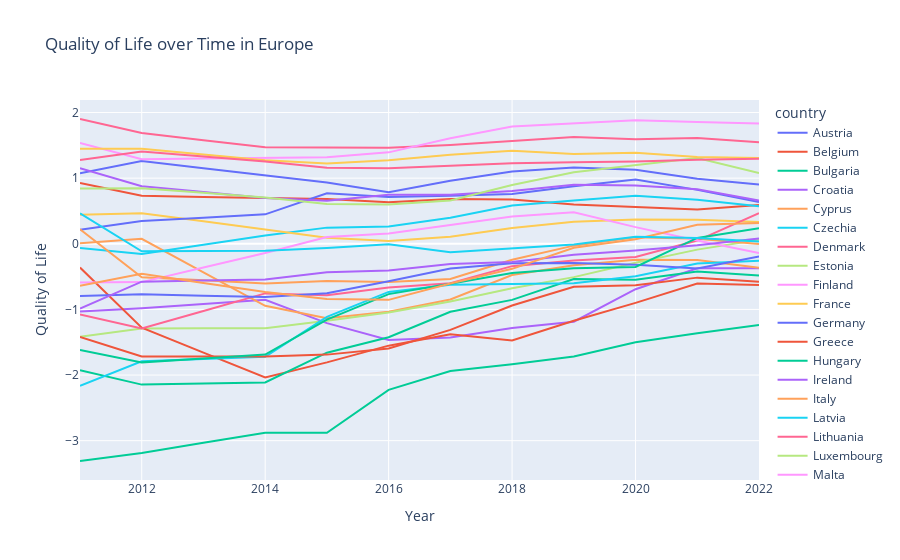

The cell this chart's notebook holds for it:
### Markdown cell above
Now, I am plotting each factor over time.

### Code cell
fig = px.line(
    combined,
    x='year',
    y='qol',
    color='country',
    labels={'year': 'Year', 'qol': 'Quality of Life'},
    title='Quality of Life over Time in Europe',
    hover_data=['country', 'year']
)

#plotly.offline.plot(fig, filename='birth_death_EU.html')

fig

### Figure 1 — Plotly figure (JSON) as saved in the notebook; plotly's stock layout.template omitted (floating-point values rounded to 4 significant figures)
{"data": [{"customdata": [["Austria"], ["Austria"], ["Austria"], ["Austria"], ["Austria"], ["Austria"], ["Austria"], ["Austria"], ["Austria"], ["Austria"], ["Austria"], ["Austria"]], "hovertemplate": "country=%{customdata[0]}<br>Year=%{x}<br>Quality of Life=%{y}<extra></extra>", "legendgroup": "Austria", "line": {"color": "#636efa", "dash": "solid"}, "marker": {"symbol": "circle"}, "mode": "lines", "name": "Austria", "orientation": "v", "showlegend": true, "type": "scatter", "x": [2011, 2012, 2013, 2014, 2015, 2016, 2017, 2018, 2019, 2020, 2021, 2022], "xaxis": "x", "y": [1.075, 1.262, 1.151, 1.04, 0.9333, 0.7848, 0.9595, 1.1, 1.163, 1.129, 0.9911, 0.9044], "yaxis": "y"}, {"customdata": [["Belgium"], ["Belgium"], ["Belgium"], ["Belgium"], ["Belgium"], ["Belgium"], ["Belgium"], ["Belgium"], ["Belgium"], ["Belgium"], ["Belgium"], ["Belgium"]], "hovertemplate": "country=%{customdata[0]}<br>Year=%{x}<br>Quality of Life=%{y}<extra></extra>", "legendgroup": "Belgium", "line": {"color": "#EF553B", "dash": "solid"}, "marker": {"symbol": "circle"}, "mode": "lines", "name": "Belgium", "orientation": "v", "showlegend": true, "type": "scatter", "x": [2011, 2012, 2013, 2014, 2015, 2016, 2017, 2018, 2019, 2020, 2021, 2022], "xaxis": "x", "y": [0.9254, 0.7336, 0.7139, 0.6942, 0.6837, 0.6338, 0.681, 0.6758, 0.5983, 0.5589, 0.5208, 0.5917], "yaxis": "y"}, {"customdata": [["Bulgaria"], ["Bulgaria"], ["Bulgaria"], ["Bulgaria"], ["Bulgaria"], ["Bulgaria"], ["Bulgaria"], ["Bulgaria"], ["Bulgaria"], ["Bulgaria"], ["Bulgaria"], ["Bulgaria"]], "hovertemplate": "country=%{customdata[0]}<br>Year=%{x}<br>Quality of Life=%{y}<extra></extra>", "legendgroup": "Bulgaria", "line": {"color": "#00cc96", "dash": "solid"}, "marker": {"symbol": "circle"}, "mode": "lines", "name": "Bulgaria", "orientation": "v", "showlegend": true, "type": "scatter", "x": [2011, 2012, 2013, 2014, 2015, 2016, 2017, 2018, 2019, 2020, 2021, 2022], "xaxis": "x", "y": [-3.31, -3.189, -3.033, -2.878, -2.879, -2.226, -1.938, -1.836, -1.716, -1.501, -1.363, -1.238], "yaxis": "y"}, {"customdata": [["Croatia"], ["Croatia"], ["Croatia"], ["Croatia"], ["Croatia"], ["Croatia"], ["Croatia"], ["Croatia"], ["Croatia"], ["Croatia"], ["Croatia"], ["Croatia"]], "hovertemplate": "country=%{customdata[0]}<br>Year=%{x}<br>Quality of Life=%{y}<extra></extra>", "legendgroup": "Croatia", "line": {"color": "#ab63fa", "dash": "solid"}, "marker": {"symbol": "circle"}, "mode": "lines", "name": "Croatia", "orientation": "v", "showlegend": true, "type": "scatter", "x": [2011, 2012, 2013, 2014, 2015, 2016, 2017, 2018, 2019, 2020, 2021, 2022], "xaxis": "x", "y": [-1.032, -0.982, -0.9176, -0.8532, -1.209, -1.465, -1.429, -1.283, -1.187, -0.6917, -0.3725, -0.3725], "yaxis": "y"}, {"customdata": [["Cyprus"], ["Cyprus"], ["Cyprus"], ["Cyprus"], ["Cyprus"], ["Cyprus"], ["Cyprus"], ["Cyprus"], ["Cyprus"], ["Cyprus"], ["Cyprus"], ["Cyprus"]], "hovertemplate": "country=%{customdata[0]}<br>Year=%{x}<br>Quality of Life=%{y}<extra></extra>", "legendgroup": "Cyprus", "line": {"color": "#FFA15A", "dash": "solid"}, "marker": {"symbol": "circle"}, "mode": "lines", "name": "Cyprus", "orientation": "v", "showlegend": true, "type": "scatter", "x": [2011, 2012, 2013, 2014, 2015, 2016, 2017, 2018, 2019, 2020, 2021, 2022], "xaxis": "x", "y": [0.009794, 0.07547, -0.4349, -0.9452, -1.133, -1.035, -0.8493, -0.4762, -0.3278, -0.2437, -0.2464, -0.3659], "yaxis": "y"}, {"customdata": [["Czechia"], ["Czechia"], ["Czechia"], ["Czechia"], ["Czechia"], ["Czechia"], ["Czechia"], ["Czechia"], ["Czechia"], ["Czechia"], ["Czechia"], ["Czechia"]], "hovertemplate": "country=%{customdata[0]}<br>Year=%{x}<br>Quality of Life=%{y}<extra></extra>", "legendgroup": "Czechia", "line": {"color": "#19d3f3", "dash": "solid"}, "marker": {"symbol": "circle"}, "mode": "lines", "name": "Czechia", "orientation": "v", "showlegend": true, "type": "scatter", "x": [2011, 2012, 2013, 2014, 2015, 2016, 2017, 2018, 2019, 2020, 2021, 2022], "xaxis": "x", "y": [-0.06377, -0.1557, -0.01451, 0.1267, 0.2462, 0.2633, 0.3973, 0.5825, 0.66, 0.731, 0.6718, 0.5733], "yaxis": "y"}, {"customdata": [["Denmark"], ["Denmark"], ["Denmark"], ["Denmark"], ["Denmark"], ["Denmark"], ["Denmark"], ["Denmark"], ["Denmark"], ["Denmark"], ["Denmark"], ["Denmark"]], "hovertemplate": "country=%{customdata[0]}<br>Year=%{x}<br>Quality of Life=%{y}<extra></extra>", "legendgroup": "Denmark", "line": {"color": "#FF6692", "dash": "solid"}, "marker": {"symbol": "circle"}, "mode": "lines", "name": "Denmark", "orientation": "v", "showlegend": true, "type": "scatter", "x": [2011, 2012, 2013, 2014, 2015, 2016, 2017, 2018, 2019, 2020, 2021, 2022], "xaxis": "x", "y": [1.901, 1.687, 1.578, 1.469, 1.468, 1.463, 1.506, 1.565, 1.626, 1.591, 1.612, 1.547], "yaxis": "y"}, {"customdata": [["Estonia"], ["Estonia"], ["Estonia"], ["Estonia"], ["Estonia"], ["Estonia"], ["Estonia"], ["Estonia"], ["Estonia"], ["Estonia"], ["Estonia"], ["Estonia"]], "hovertemplate": "country=%{customdata[0]}<br>Year=%{x}<br>Quality of Life=%{y}<extra></extra>", "legendgroup": "Estonia", "line": {"color": "#B6E880", "dash": "solid"}, "marker": {"symbol": "circle"}, "mode": "lines", "name": "Estonia", "orientation": "v", "showlegend": true, "type": "scatter", "x": [2011, 2012, 2013, 2014, 2015, 2016, 2017, 2018, 2019, 2020, 2021, 2022], "xaxis": "x", "y": [-1.417, -1.291, -1.289, -1.287, -1.171, -1.048, -0.8795, -0.6772, -0.5078, -0.2884, -0.08873, 0.06102], "yaxis": "y"}, {"customdata": [["Finland"], ["Finland"], ["Finland"], ["Finland"], ["Finland"], ["Finland"], ["Finland"], ["Finland"], ["Finland"], ["Finland"], ["Finland"], ["Finland"]], "hovertemplate": "country=%{customdata[0]}<br>Year=%{x}<br>Quality of Life=%{y}<extra></extra>", "legendgroup": "Finland", "line": {"color": "#FF97FF", "dash": "solid"}, "marker": {"symbol": "circle"}, "mode": "lines", "name": "Finland", "orientation": "v", "showlegend": true, "type": "scatter", "x": [2011, 2012, 2013, 2014, 2015, 2016, 2017, 2018, 2019, 2020, 2021, 2022], "xaxis": "x", "y": [1.538, 1.288, 1.299, 1.31, 1.319, 1.393, 1.607, 1.787, 1.84, 1.883, 1.855, 1.833], "yaxis": "y"}, {"customdata": [["France"], ["France"], ["France"], ["France"], ["France"], ["France"], ["France"], ["France"], ["France"], ["France"], ["France"], ["France"]], "hovertemplate": "country=%{customdata[0]}<br>Year=%{x}<br>Quality of Life=%{y}<extra></extra>", "legendgroup": "France", "line": {"color": "#FECB52", "dash": "solid"}, "marker": {"symbol": "circle"}, "mode": "lines", "name": "France", "orientation": "v", "showlegend": true, "type": "scatter", "x": [2011, 2012, 2013, 2014, 2015, 2016, 2017, 2018, 2019, 2020, 2021, 2022], "xaxis": "x", "y": [0.4433, 0.4669, 0.3428, 0.2187, 0.09124, 0.04395, 0.1057, 0.241, 0.3356, 0.3697, 0.3658, 0.3316], "yaxis": "y"}, {"customdata": [["Germany"], ["Germany"], ["Germany"], ["Germany"], ["Germany"], ["Germany"], ["Germany"], ["Germany"], ["Germany"], ["Germany"], ["Germany"], ["Germany"]], "hovertemplate": "country=%{customdata[0]}<br>Year=%{x}<br>Quality of Life=%{y}<extra></extra>", "legendgroup": "Germany", "line": {"color": "#636efa", "dash": "solid"}, "marker": {"symbol": "circle"}, "mode": "lines", "name": "Germany", "orientation": "v", "showlegend": true, "type": "scatter", "x": [2011, 2012, 2013, 2014, 2015, 2016, 2017, 2018, 2019, 2020, 2021, 2022], "xaxis": "x", "y": [0.2147, 0.3461, 0.3973, 0.4485, 0.7691, 0.7126, 0.731, 0.7572, 0.8768, 0.9805, 0.8216, 0.6351], "yaxis": "y"}, {"customdata": [["Greece"], ["Greece"], ["Greece"], ["Greece"], ["Greece"], ["Greece"], ["Greece"], ["Greece"], ["Greece"], ["Greece"], ["Greece"], ["Greece"]], "hovertemplate": "country=%{customdata[0]}<br>Year=%{x}<br>Quality of Life=%{y}<extra></extra>", "legendgroup": "Greece", "line": {"color": "#EF553B", "dash": "solid"}, "marker": {"symbol": "circle"}, "mode": "lines", "name": "Greece", "orientation": "v", "showlegend": true, "type": "scatter", "x": [2011, 2012, 2013, 2014, 2015, 2016, 2017, 2018, 2019, 2020, 2021, 2022], "xaxis": "x", "y": [-0.362, -1.279, -1.658, -2.038, -1.807, -1.552, -1.38, -1.473, -1.174, -0.9005, -0.605, -0.6273], "yaxis": "y"}, {"customdata": [["Hungary"], ["Hungary"], ["Hungary"], ["Hungary"], ["Hungary"], ["Hungary"], ["Hungary"], ["Hungary"], ["Hungary"], ["Hungary"], ["Hungary"], ["Hungary"]], "hovertemplate": "country=%{customdata[0]}<br>Year=%{x}<br>Quality of Life=%{y}<extra></extra>", "legendgroup": "Hungary", "line": {"color": "#00cc96", "dash": "solid"}, "marker": {"symbol": "circle"}, "mode": "lines", "name": "Hungary", "orientation": "v", "showlegend": true, "type": "scatter", "x": [2011, 2012, 2013, 2014, 2015, 2016, 2017, 2018, 2019, 2020, 2021, 2022], "xaxis": "x", "y": [-1.925, -2.146, -2.129, -2.113, -1.66, -1.425, -1.036, -0.8546, -0.5367, -0.5472, -0.4237, -0.4828], "yaxis": "y"}, {"customdata": [["Ireland"], ["Ireland"], ["Ireland"], ["Ireland"], ["Ireland"], ["Ireland"], ["Ireland"], ["Ireland"], ["Ireland"], ["Ireland"], ["Ireland"], ["Ireland"]], "hovertemplate": "country=%{customdata[0]}<br>Year=%{x}<br>Quality of Life=%{y}<extra></extra>", "legendgroup": "Ireland", "line": {"color": "#ab63fa", "dash": "solid"}, "marker": {"symbol": "circle"}, "mode": "lines", "name": "Ireland", "orientation": "v", "showlegend": true, "type": "scatter", "x": [2011, 2012, 2013, 2014, 2015, 2016, 2017, 2018, 2019, 2020, 2021, 2022], "xaxis": "x", "y": [1.15, 0.8768, 0.7874, 0.6981, 0.6548, 0.7467, 0.7467, 0.8045, 0.9004, 0.8886, 0.8308, 0.66], "yaxis": "y"}, {"customdata": [["Italy"], ["Italy"], ["Italy"], ["Italy"], ["Italy"], ["Italy"], ["Italy"], ["Italy"], ["Italy"], ["Italy"], ["Italy"], ["Italy"]], "hovertemplate": "country=%{customdata[0]}<br>Year=%{x}<br>Quality of Life=%{y}<extra></extra>", "legendgroup": "Italy", "line": {"color": "#FFA15A", "dash": "solid"}, "marker": {"symbol": "circle"}, "mode": "lines", "name": "Italy", "orientation": "v", "showlegend": true, "type": "scatter", "x": [2011, 2012, 2013, 2014, 2015, 2016, 2017, 2018, 2019, 2020, 2021, 2022], "xaxis": "x", "y": [0.2226, -0.5091, -0.557, -0.605, -0.5669, -0.584, -0.5367, -0.2437, -0.0283, 0.09781, 0.07679, -0.004656], "yaxis": "y"}, {"customdata": [["Latvia"], ["Latvia"], ["Latvia"], ["Latvia"], ["Latvia"], ["Latvia"], ["Latvia"], ["Latvia"], ["Latvia"], ["Latvia"], ["Latvia"], ["Latvia"]], "hovertemplate": "country=%{customdata[0]}<br>Year=%{x}<br>Quality of Life=%{y}<extra></extra>", "legendgroup": "Latvia", "line": {"color": "#19d3f3", "dash": "solid"}, "marker": {"symbol": "circle"}, "mode": "lines", "name": "Latvia", "orientation": "v", "showlegend": true, "type": "scatter", "x": [2011, 2012, 2013, 2014, 2015, 2016, 2017, 2018, 2019, 2020, 2021, 2022], "xaxis": "x", "y": [-2.163, -1.79, -1.756, -1.722, -1.115, -0.7337, -0.6247, -0.6155, -0.6023, -0.4946, -0.3002, -0.2569], "yaxis": "y"}, {"customdata": [["Lithuania"], ["Lithuania"], ["Lithuania"], ["Lithuania"], ["Lithuania"], ["Lithuania"], ["Lithuania"], ["Lithuania"], ["Lithuania"], ["Lithuania"], ["Lithuania"], ["Lithuania"]], "hovertemplate": "country=%{customdata[0]}<br>Year=%{x}<br>Quality of Life=%{y}<extra></extra>", "legendgroup": "Lithuania", "line": {"color": "#FF6692", "dash": "solid"}, "marker": {"symbol": "circle"}, "mode": "lines", "name": "Lithuania", "orientation": "v", "showlegend": true, "type": "scatter", "x": [2011, 2012, 2013, 2014, 2015, 2016, 2017, 2018, 2019, 2020, 2021, 2022], "xaxis": "x", "y": [-1.078, -1.291, -1.023, -0.756, -0.7823, -0.6654, -0.5997, -0.3409, -0.2542, -0.2017, 0.0492, 0.4656], "yaxis": "y"}, {"customdata": [["Luxembourg"], ["Luxembourg"], ["Luxembourg"], ["Luxembourg"], ["Luxembourg"], ["Luxembourg"], ["Luxembourg"], ["Luxembourg"], ["Luxembourg"], ["Luxembourg"], ["Luxembourg"], ["Luxembourg"]], "hovertemplate": "country=%{customdata[0]}<br>Year=%{x}<br>Quality of Life=%{y}<extra></extra>", "legendgroup": "Luxembourg", "line": {"color": "#B6E880", "dash": "solid"}, "marker": {"symbol": "circle"}, "mode": "lines", "name": "Luxembourg", "orientation": "v", "showlegend": true, "type": "scatter", "x": [2011, 2012, 2013, 2014, 2015, 2016, 2017, 2018, 2019, 2020, 2021, 2022], "xaxis": "x", "y": [0.8439, 0.8479, 0.7769, 0.706, 0.6075, 0.597, 0.6587, 0.8952, 1.09, 1.203, 1.308, 1.076], "yaxis": "y"}, {"customdata": [["Malta"], ["Malta"], ["Malta"], ["Malta"], ["Malta"], ["Malta"], ["Malta"], ["Malta"], ["Malta"], ["Malta"], ["Malta"], ["Malta"]], "hovertemplate": "country=%{customdata[0]}<br>Year=%{x}<br>Quality of Life=%{y}<extra></extra>", "legendgroup": "Malta", "line": {"color": "#FF97FF", "dash": "solid"}, "marker": {"symbol": "circle"}, "mode": "lines", "name": "Malta", "orientation": "v", "showlegend": true, "type": "scatter", "x": [2011, 2012, 2013, 2014, 2015, 2016, 2017, 2018, 2019, 2020, 2021, 2022], "xaxis": "x", "y": [-0.5892, -0.584, -0.362, -0.14, 0.1044, 0.1556, 0.287, 0.417, 0.4787, 0.2541, 0.05052, -0.1426], "yaxis": "y"}, {"customdata": [["Netherlands"], ["Netherlands"], ["Netherlands"], ["Netherlands"], ["Netherlands"], ["Netherlands"], ["Netherlands"], ["Netherlands"], ["Netherlands"], ["Netherlands"], ["Netherlands"], ["Netherlands"]], "hovertemplate": "country=%{customdata[0]}<br>Year=%{x}<br>Quality of Life=%{y}<extra></extra>", "legendgroup": "Netherlands", "line": {"color": "#FECB52", "dash": "solid"}, "marker": {"symbol": "circle"}, "mode": "lines", "name": "Netherlands", "orientation": "v", "showlegend": true, "type": "scatter", "x": [2011, 2012, 2013, 2014, 2015, 2016, 2017, 2018, 2019, 2020, 2021, 2022], "xaxis": "x", "y": [1.45, 1.45, 1.361, 1.273, 1.222, 1.272, 1.356, 1.418, 1.367, 1.386, 1.322, 1.306], "yaxis": "y"}, {"customdata": [["Poland"], ["Poland"], ["Poland"], ["Poland"], ["Poland"], ["Poland"], ["Poland"], ["Poland"], ["Poland"], ["Poland"], ["Poland"], ["Poland"]], "hovertemplate": "country=%{customdata[0]}<br>Year=%{x}<br>Quality of Life=%{y}<extra></extra>", "legendgroup": "Poland", "line": {"color": "#636efa", "dash": "solid"}, "marker": {"symbol": "circle"}, "mode": "lines", "name": "Poland", "orientation": "v", "showlegend": true, "type": "scatter", "x": [2011, 2012, 2013, 2014, 2015, 2016, 2017, 2018, 2019, 2020, 2021, 2022], "xaxis": "x", "y": [-0.7954, -0.7705, -0.7908, -0.8112, -0.7534, -0.5721, -0.3751, -0.2976, -0.2923, -0.3186, -0.3751, -0.1951], "yaxis": "y"}, {"customdata": [["Portugal"], ["Portugal"], ["Portugal"], ["Portugal"], ["Portugal"], ["Portugal"], ["Portugal"], ["Portugal"], ["Portugal"], ["Portugal"], ["Portugal"], ["Portugal"]], "hovertemplate": "country=%{customdata[0]}<br>Year=%{x}<br>Quality of Life=%{y}<extra></extra>", "legendgroup": "Portugal", "line": {"color": "#EF553B", "dash": "solid"}, "marker": {"symbol": "circle"}, "mode": "lines", "name": "Portugal", "orientation": "v", "showlegend": true, "type": "scatter", "x": [2011, 2012, 2013, 2014, 2015, 2016, 2017, 2018, 2019, 2020, 2021, 2022], "xaxis": "x", "y": [-1.421, -1.718, -1.717, -1.716, -1.689, -1.594, -1.312, -0.9399, -0.6536, -0.6299, -0.5156, -0.5787], "yaxis": "y"}, {"customdata": [["Romania"], ["Romania"], ["Romania"], ["Romania"], ["Romania"], ["Romania"], ["Romania"], ["Romania"], ["Romania"], ["Romania"], ["Romania"], ["Romania"]], "hovertemplate": "country=%{customdata[0]}<br>Year=%{x}<br>Quality of Life=%{y}<extra></extra>", "legendgroup": "Romania", "line": {"color": "#00cc96", "dash": "solid"}, "marker": {"symbol": "circle"}, "mode": "lines", "name": "Romania", "orientation": "v", "showlegend": true, "type": "scatter", "x": [2011, 2012, 2013, 2014, 2015, 2016, 2017, 2018, 2019, 2020, 2021, 2022], "xaxis": "x", "y": [-1.616, -1.807, -1.747, -1.687, -1.157, -0.7665, -0.6089, -0.4447, -0.3738, -0.3528, 0.08992, 0.237], "yaxis": "y"}, {"customdata": [["Slovakia"], ["Slovakia"], ["Slovakia"], ["Slovakia"], ["Slovakia"], ["Slovakia"], ["Slovakia"], ["Slovakia"], ["Slovakia"], ["Slovakia"], ["Slovakia"], ["Slovakia"]], "hovertemplate": "country=%{customdata[0]}<br>Year=%{x}<br>Quality of Life=%{y}<extra></extra>", "legendgroup": "Slovakia", "line": {"color": "#ab63fa", "dash": "solid"}, "marker": {"symbol": "circle"}, "mode": "lines", "name": "Slovakia", "orientation": "v", "showlegend": true, "type": "scatter", "x": [2011, 2012, 2013, 2014, 2015, 2016, 2017, 2018, 2019, 2020, 2021, 2022], "xaxis": "x", "y": [-0.9872, -0.5774, -0.5603, -0.5432, -0.4342, -0.4079, -0.3094, -0.2766, -0.1675, -0.1019, -0.02305, 0.07941], "yaxis": "y"}, {"customdata": [["Slovenia"], ["Slovenia"], ["Slovenia"], ["Slovenia"], ["Slovenia"], ["Slovenia"], ["Slovenia"], ["Slovenia"], ["Slovenia"], ["Slovenia"], ["Slovenia"], ["Slovenia"]], "hovertemplate": "country=%{customdata[0]}<br>Year=%{x}<br>Quality of Life=%{y}<extra></extra>", "legendgroup": "Slovenia", "line": {"color": "#FFA15A", "dash": "solid"}, "marker": {"symbol": "circle"}, "mode": "lines", "name": "Slovenia", "orientation": "v", "showlegend": true, "type": "scatter", "x": [2011, 2012, 2013, 2014, 2015, 2016, 2017, 2018, 2019, 2020, 2021, 2022], "xaxis": "x", "y": [-0.6391, -0.4578, -0.5971, -0.7363, -0.8414, -0.8546, -0.605, -0.3817, -0.05983, 0.06891, 0.2909, 0.3172], "yaxis": "y"}, {"customdata": [["Spain"], ["Spain"], ["Spain"], ["Spain"], ["Spain"], ["Spain"], ["Spain"], ["Spain"], ["Spain"], ["Spain"], ["Spain"], ["Spain"]], "hovertemplate": "country=%{customdata[0]}<br>Year=%{x}<br>Quality of Life=%{y}<extra></extra>", "legendgroup": "Spain", "line": {"color": "#19d3f3", "dash": "solid"}, "marker": {"symbol": "circle"}, "mode": "lines", "name": "Spain", "orientation": "v", "showlegend": true, "type": "scatter", "x": [2011, 2012, 2013, 2014, 2015, 2016, 2017, 2018, 2019, 2020, 2021, 2022], "xaxis": "x", "y": [0.463, -0.1137, -0.1091, -0.1045, -0.06245, -0.007283, -0.1294, -0.07165, -0.00991, 0.1083, 0.08861, 0.03607], "yaxis": "y"}, {"customdata": [["Sweden"], ["Sweden"], ["Sweden"], ["Sweden"], ["Sweden"], ["Sweden"], ["Sweden"], ["Sweden"], ["Sweden"], ["Sweden"], ["Sweden"], ["Sweden"]], "hovertemplate": "country=%{customdata[0]}<br>Year=%{x}<br>Quality of Life=%{y}<extra></extra>", "legendgroup": "Sweden", "line": {"color": "#FF6692", "dash": "solid"}, "marker": {"symbol": "circle"}, "mode": "lines", "name": "Sweden", "orientation": "v", "showlegend": true, "type": "scatter", "x": [2011, 2012, 2013, 2014, 2015, 2016, 2017, 2018, 2019, 2020, 2021, 2022], "xaxis": "x", "y": [1.275, 1.407, 1.331, 1.255, 1.159, 1.15, 1.189, 1.228, 1.241, 1.254, 1.281, 1.296], "yaxis": "y"}], "layout": {"legend": {"title": {"text": "country"}, "tracegroupgap": 0}, "title": {"text": "Quality of Life over Time in Europe"}, "xaxis": {"anchor": "y", "domain": [0, 1], "title": {"text": "Year"}}, "yaxis": {"anchor": "x", "domain": [0, 1], "title": {"text": "Quality of Life"}}}}
